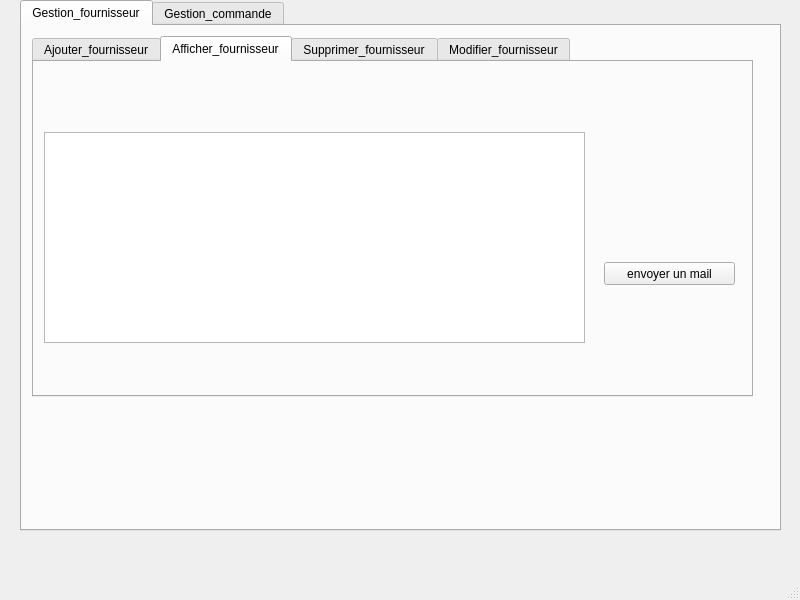
<?xml version="1.0" encoding="UTF-8"?>
<ui version="4.0">
 <class>MainWindow</class>
 <widget class="QMainWindow" name="MainWindow">
  <property name="geometry">
   <rect>
    <x>0</x>
    <y>0</y>
    <width>800</width>
    <height>600</height>
   </rect>
  </property>
  <property name="windowTitle">
   <string>MainWindow</string>
  </property>
  <widget class="QWidget" name="centralwidget">
   <widget class="QTabWidget" name="tabWidget_3">
    <property name="geometry">
     <rect>
      <x>20</x>
      <y>0</y>
      <width>761</width>
      <height>531</height>
     </rect>
    </property>
    <property name="currentIndex">
     <number>0</number>
    </property>
    <widget class="QWidget" name="tab_8">
     <attribute name="title">
      <string>Gestion_fournisseur</string>
     </attribute>
     <widget class="QTabWidget" name="tabWidget">
      <property name="geometry">
       <rect>
        <x>10</x>
        <y>10</y>
        <width>721</width>
        <height>361</height>
       </rect>
      </property>
      <property name="styleSheet">
       <string notr="true">QGroupBox {
padding: 5px;
border-radius: 5px;
font-weight: bold;
border: 3px solid gray;
border-radius: 40px;
background: #d7d4ff;
}</string>
      </property>
      <property name="currentIndex">
       <number>1</number>
      </property>
      <widget class="QWidget" name="tab">
       <attribute name="title">
        <string>Ajouter_fournisseur</string>
       </attribute>
       <widget class="QGroupBox" name="groupBox">
        <property name="geometry">
         <rect>
          <x>10</x>
          <y>40</y>
          <width>671</width>
          <height>241</height>
         </rect>
        </property>
        <property name="styleSheet">
         <string notr="true">QGroupBox {
padding: 5px;
border-radius: 5px;
font-weight: bold;
border: 3px solid gray;
border-radius: 40px;
background: #d7d4ff;
}</string>
        </property>
        <property name="title">
         <string>Ajout</string>
        </property>
        <widget class="QLabel" name="label">
         <property name="geometry">
          <rect>
           <x>10</x>
           <y>40</y>
           <width>47</width>
           <height>13</height>
          </rect>
         </property>
         <property name="text">
          <string>code</string>
         </property>
        </widget>
        <widget class="QLabel" name="label_2">
         <property name="geometry">
          <rect>
           <x>10</x>
           <y>80</y>
           <width>47</width>
           <height>13</height>
          </rect>
         </property>
         <property name="text">
          <string>nom</string>
         </property>
        </widget>
        <widget class="QLabel" name="label_3">
         <property name="geometry">
          <rect>
           <x>10</x>
           <y>120</y>
           <width>47</width>
           <height>13</height>
          </rect>
         </property>
         <property name="text">
          <string>adresse</string>
         </property>
        </widget>
        <widget class="QLineEdit" name="le_code">
         <property name="geometry">
          <rect>
           <x>60</x>
           <y>40</y>
           <width>113</width>
           <height>20</height>
          </rect>
         </property>
        </widget>
        <widget class="QLineEdit" name="le_nom">
         <property name="geometry">
          <rect>
           <x>60</x>
           <y>80</y>
           <width>113</width>
           <height>20</height>
          </rect>
         </property>
        </widget>
        <widget class="QLineEdit" name="adresse">
         <property name="geometry">
          <rect>
           <x>60</x>
           <y>120</y>
           <width>113</width>
           <height>20</height>
          </rect>
         </property>
        </widget>
        <widget class="QPushButton" name="bouton_ajouter">
         <property name="geometry">
          <rect>
           <x>530</x>
           <y>110</y>
           <width>75</width>
           <height>23</height>
          </rect>
         </property>
         <property name="text">
          <string>Ajouter</string>
         </property>
        </widget>
        <widget class="QLabel" name="label_9">
         <property name="geometry">
          <rect>
           <x>210</x>
           <y>40</y>
           <width>47</width>
           <height>13</height>
          </rect>
         </property>
         <property name="text">
          <string>service</string>
         </property>
        </widget>
        <widget class="QLabel" name="label_10">
         <property name="geometry">
          <rect>
           <x>180</x>
           <y>80</y>
           <width>81</width>
           <height>20</height>
          </rect>
         </property>
         <property name="text">
          <string>debut_contrat</string>
         </property>
        </widget>
        <widget class="QLabel" name="label_11">
         <property name="geometry">
          <rect>
           <x>190</x>
           <y>120</y>
           <width>61</width>
           <height>20</height>
          </rect>
         </property>
         <property name="text">
          <string>fin_contrat</string>
         </property>
        </widget>
        <widget class="QLabel" name="label_12">
         <property name="geometry">
          <rect>
           <x>10</x>
           <y>170</y>
           <width>47</width>
           <height>13</height>
          </rect>
         </property>
         <property name="text">
          <string>num_tel</string>
         </property>
        </widget>
        <widget class="QLineEdit" name="le_service">
         <property name="geometry">
          <rect>
           <x>270</x>
           <y>40</y>
           <width>113</width>
           <height>20</height>
          </rect>
         </property>
        </widget>
        <widget class="QLineEdit" name="dbc">
         <property name="geometry">
          <rect>
           <x>270</x>
           <y>80</y>
           <width>113</width>
           <height>20</height>
          </rect>
         </property>
        </widget>
        <widget class="QLineEdit" name="fnc">
         <property name="geometry">
          <rect>
           <x>270</x>
           <y>120</y>
           <width>113</width>
           <height>20</height>
          </rect>
         </property>
        </widget>
        <widget class="QLineEdit" name="le_num">
         <property name="geometry">
          <rect>
           <x>60</x>
           <y>170</y>
           <width>113</width>
           <height>20</height>
          </rect>
         </property>
        </widget>
        <widget class="QLabel" name="label_21">
         <property name="geometry">
          <rect>
           <x>190</x>
           <y>170</y>
           <width>61</width>
           <height>20</height>
          </rect>
         </property>
         <property name="text">
          <string>courriel</string>
         </property>
        </widget>
        <widget class="QLineEdit" name="le_courriel">
         <property name="geometry">
          <rect>
           <x>270</x>
           <y>170</y>
           <width>113</width>
           <height>20</height>
          </rect>
         </property>
        </widget>
       </widget>
      </widget>
      <widget class="QWidget" name="tab_2">
       <attribute name="title">
        <string>Afficher_fournisseur</string>
       </attribute>
       <widget class="QTableView" name="tab_fournisseur">
        <property name="geometry">
         <rect>
          <x>10</x>
          <y>70</y>
          <width>541</width>
          <height>211</height>
         </rect>
        </property>
       </widget>
       <widget class="QPushButton" name="pb_envoyer">
        <property name="geometry">
         <rect>
          <x>570</x>
          <y>200</y>
          <width>131</width>
          <height>23</height>
         </rect>
        </property>
        <property name="text">
         <string>envoyer un mail</string>
        </property>
       </widget>
      </widget>
      <widget class="QWidget" name="tab_3">
       <attribute name="title">
        <string>Supprimer_fournisseur</string>
       </attribute>
       <widget class="QGroupBox" name="groupBox_3">
        <property name="geometry">
         <rect>
          <x>30</x>
          <y>40</y>
          <width>541</width>
          <height>231</height>
         </rect>
        </property>
        <property name="styleSheet">
         <string notr="true">QGroupBox {
padding: 5px;
border-radius: 5px;
font-weight: bold;
border: 3px solid gray;
border-radius: 40px;
background: #d7d4ff;
}
</string>
        </property>
        <property name="title">
         <string>Suppression</string>
        </property>
        <widget class="QLabel" name="label_4">
         <property name="geometry">
          <rect>
           <x>40</x>
           <y>60</y>
           <width>71</width>
           <height>20</height>
          </rect>
         </property>
         <property name="text">
          <string>code</string>
         </property>
        </widget>
        <widget class="QLineEdit" name="le_codesupp">
         <property name="geometry">
          <rect>
           <x>80</x>
           <y>60</y>
           <width>113</width>
           <height>20</height>
          </rect>
         </property>
        </widget>
        <widget class="QPushButton" name="bouton_supprimer">
         <property name="geometry">
          <rect>
           <x>300</x>
           <y>160</y>
           <width>75</width>
           <height>23</height>
          </rect>
         </property>
         <property name="text">
          <string>supprimer</string>
         </property>
        </widget>
       </widget>
      </widget>
      <widget class="QWidget" name="tab_7">
       <attribute name="title">
        <string>Modifier_fournisseur</string>
       </attribute>
       <widget class="QGroupBox" name="groupBox_6">
        <property name="geometry">
         <rect>
          <x>10</x>
          <y>40</y>
          <width>671</width>
          <height>251</height>
         </rect>
        </property>
        <property name="styleSheet">
         <string notr="true">QGroupBox {
padding: 5px;
border-radius: 5px;
font-weight: bold;
border: 3px solid gray;
border-radius: 40px;
background: #d7d4ff;
}</string>
        </property>
        <property name="title">
         <string>Modification:</string>
        </property>
        <widget class="QLabel" name="label_22">
         <property name="geometry">
          <rect>
           <x>10</x>
           <y>40</y>
           <width>47</width>
           <height>13</height>
          </rect>
         </property>
         <property name="text">
          <string>code</string>
         </property>
        </widget>
        <widget class="QLabel" name="label_23">
         <property name="geometry">
          <rect>
           <x>10</x>
           <y>80</y>
           <width>47</width>
           <height>13</height>
          </rect>
         </property>
         <property name="text">
          <string>nom</string>
         </property>
        </widget>
        <widget class="QLabel" name="label_24">
         <property name="geometry">
          <rect>
           <x>10</x>
           <y>120</y>
           <width>47</width>
           <height>13</height>
          </rect>
         </property>
         <property name="text">
          <string>adresse</string>
         </property>
        </widget>
        <widget class="QLineEdit" name="code_m">
         <property name="geometry">
          <rect>
           <x>60</x>
           <y>40</y>
           <width>113</width>
           <height>20</height>
          </rect>
         </property>
        </widget>
        <widget class="QLineEdit" name="nom_m">
         <property name="geometry">
          <rect>
           <x>60</x>
           <y>80</y>
           <width>113</width>
           <height>20</height>
          </rect>
         </property>
        </widget>
        <widget class="QLineEdit" name="adresse_m">
         <property name="geometry">
          <rect>
           <x>60</x>
           <y>120</y>
           <width>113</width>
           <height>20</height>
          </rect>
         </property>
        </widget>
        <widget class="QPushButton" name="pb_modifier">
         <property name="geometry">
          <rect>
           <x>530</x>
           <y>110</y>
           <width>75</width>
           <height>23</height>
          </rect>
         </property>
         <property name="text">
          <string>Modifier</string>
         </property>
        </widget>
        <widget class="QLabel" name="label_25">
         <property name="geometry">
          <rect>
           <x>210</x>
           <y>40</y>
           <width>47</width>
           <height>13</height>
          </rect>
         </property>
         <property name="text">
          <string>service</string>
         </property>
        </widget>
        <widget class="QLabel" name="label_26">
         <property name="geometry">
          <rect>
           <x>190</x>
           <y>80</y>
           <width>81</width>
           <height>20</height>
          </rect>
         </property>
         <property name="text">
          <string>debut_contrat</string>
         </property>
        </widget>
        <widget class="QLabel" name="label_27">
         <property name="geometry">
          <rect>
           <x>190</x>
           <y>120</y>
           <width>61</width>
           <height>20</height>
          </rect>
         </property>
         <property name="text">
          <string>fin_contrat</string>
         </property>
        </widget>
        <widget class="QLabel" name="label_28">
         <property name="geometry">
          <rect>
           <x>10</x>
           <y>170</y>
           <width>47</width>
           <height>13</height>
          </rect>
         </property>
         <property name="text">
          <string>num_tel</string>
         </property>
        </widget>
        <widget class="QLineEdit" name="service_m">
         <property name="geometry">
          <rect>
           <x>280</x>
           <y>40</y>
           <width>113</width>
           <height>20</height>
          </rect>
         </property>
        </widget>
        <widget class="QLineEdit" name="dbc_m">
         <property name="geometry">
          <rect>
           <x>280</x>
           <y>80</y>
           <width>113</width>
           <height>20</height>
          </rect>
         </property>
        </widget>
        <widget class="QLineEdit" name="fnc_m">
         <property name="geometry">
          <rect>
           <x>280</x>
           <y>120</y>
           <width>113</width>
           <height>20</height>
          </rect>
         </property>
        </widget>
        <widget class="QLineEdit" name="num_m">
         <property name="geometry">
          <rect>
           <x>60</x>
           <y>170</y>
           <width>113</width>
           <height>20</height>
          </rect>
         </property>
        </widget>
        <widget class="QLabel" name="label_29">
         <property name="geometry">
          <rect>
           <x>190</x>
           <y>170</y>
           <width>61</width>
           <height>20</height>
          </rect>
         </property>
         <property name="text">
          <string>courriel</string>
         </property>
        </widget>
        <widget class="QLineEdit" name="courriel_m">
         <property name="geometry">
          <rect>
           <x>280</x>
           <y>170</y>
           <width>113</width>
           <height>20</height>
          </rect>
         </property>
        </widget>
       </widget>
      </widget>
     </widget>
    </widget>
    <widget class="QWidget" name="tab_9">
     <attribute name="title">
      <string>Gestion_commande</string>
     </attribute>
     <widget class="QTabWidget" name="tabWidget_2">
      <property name="geometry">
       <rect>
        <x>20</x>
        <y>30</y>
        <width>691</width>
        <height>351</height>
       </rect>
      </property>
      <property name="styleSheet">
       <string notr="true"/>
      </property>
      <property name="currentIndex">
       <number>0</number>
      </property>
      <widget class="QWidget" name="tab_4">
       <attribute name="title">
        <string>Ajouter_commande</string>
       </attribute>
       <widget class="QGroupBox" name="groupBox_2">
        <property name="geometry">
         <rect>
          <x>30</x>
          <y>30</y>
          <width>581</width>
          <height>231</height>
         </rect>
        </property>
        <property name="styleSheet">
         <string notr="true">QGroupBox {
padding: 5px;
border-radius: 5px;
font-weight: bold;
border: 3px solid gray;
border-radius: 40px;
background: #d7d4ff;
}</string>
        </property>
        <property name="title">
         <string>Ajout:</string>
        </property>
        <widget class="QLabel" name="label_5">
         <property name="geometry">
          <rect>
           <x>20</x>
           <y>60</y>
           <width>47</width>
           <height>13</height>
          </rect>
         </property>
         <property name="text">
          <string>identifiant</string>
         </property>
        </widget>
        <widget class="QLineEdit" name="id">
         <property name="geometry">
          <rect>
           <x>100</x>
           <y>60</y>
           <width>113</width>
           <height>20</height>
          </rect>
         </property>
        </widget>
        <widget class="QLineEdit" name="produits">
         <property name="geometry">
          <rect>
           <x>100</x>
           <y>120</y>
           <width>113</width>
           <height>20</height>
          </rect>
         </property>
        </widget>
        <widget class="QLineEdit" name="date">
         <property name="geometry">
          <rect>
           <x>100</x>
           <y>170</y>
           <width>113</width>
           <height>20</height>
          </rect>
         </property>
        </widget>
        <widget class="QLabel" name="label_6">
         <property name="geometry">
          <rect>
           <x>30</x>
           <y>120</y>
           <width>47</width>
           <height>13</height>
          </rect>
         </property>
         <property name="text">
          <string>produits</string>
         </property>
        </widget>
        <widget class="QLabel" name="label_7">
         <property name="geometry">
          <rect>
           <x>10</x>
           <y>170</y>
           <width>81</width>
           <height>20</height>
          </rect>
         </property>
         <property name="text">
          <string>date_commande</string>
         </property>
        </widget>
        <widget class="QPushButton" name="pb_ajouter">
         <property name="geometry">
          <rect>
           <x>480</x>
           <y>120</y>
           <width>75</width>
           <height>23</height>
          </rect>
         </property>
         <property name="text">
          <string>Ajouter</string>
         </property>
        </widget>
        <widget class="QLabel" name="label_13">
         <property name="geometry">
          <rect>
           <x>230</x>
           <y>120</y>
           <width>71</width>
           <height>20</height>
          </rect>
         </property>
         <property name="text">
          <string>mode_paiment</string>
         </property>
        </widget>
        <widget class="QLabel" name="label_14">
         <property name="geometry">
          <rect>
           <x>240</x>
           <y>170</y>
           <width>51</width>
           <height>20</height>
          </rect>
         </property>
         <property name="text">
          <string>montant</string>
         </property>
        </widget>
        <widget class="QLineEdit" name="mode">
         <property name="geometry">
          <rect>
           <x>320</x>
           <y>120</y>
           <width>113</width>
           <height>20</height>
          </rect>
         </property>
        </widget>
        <widget class="QLineEdit" name="montant">
         <property name="geometry">
          <rect>
           <x>320</x>
           <y>170</y>
           <width>113</width>
           <height>20</height>
          </rect>
         </property>
        </widget>
        <widget class="QLabel" name="label_30">
         <property name="geometry">
          <rect>
           <x>230</x>
           <y>60</y>
           <width>91</width>
           <height>20</height>
          </rect>
         </property>
         <property name="text">
          <string>code_fournisseur</string>
         </property>
        </widget>
        <widget class="QComboBox" name="comboBoxchercher">
         <property name="geometry">
          <rect>
           <x>330</x>
           <y>60</y>
           <width>69</width>
           <height>22</height>
          </rect>
         </property>
        </widget>
       </widget>
      </widget>
      <widget class="QWidget" name="tab_5">
       <attribute name="title">
        <string>Afficher_commande</string>
       </attribute>
       <widget class="QTableView" name="tab_commande">
        <property name="geometry">
         <rect>
          <x>30</x>
          <y>70</y>
          <width>461</width>
          <height>241</height>
         </rect>
        </property>
       </widget>
       <widget class="QPushButton" name="pb_imprimer">
        <property name="geometry">
         <rect>
          <x>550</x>
          <y>240</y>
          <width>111</width>
          <height>23</height>
         </rect>
        </property>
        <property name="text">
         <string>Imprimer</string>
        </property>
       </widget>
       <widget class="QLabel" name="label_20">
        <property name="geometry">
         <rect>
          <x>30</x>
          <y>20</y>
          <width>231</width>
          <height>16</height>
         </rect>
        </property>
        <property name="text">
         <string>Chercher une commande :</string>
        </property>
       </widget>
       <widget class="QPushButton" name="pb_chercher">
        <property name="geometry">
         <rect>
          <x>530</x>
          <y>20</y>
          <width>111</width>
          <height>23</height>
         </rect>
        </property>
        <property name="text">
         <string>Rechercher</string>
        </property>
       </widget>
       <widget class="QComboBox" name="comboBox">
        <property name="geometry">
         <rect>
          <x>170</x>
          <y>20</y>
          <width>151</width>
          <height>22</height>
         </rect>
        </property>
       </widget>
       <widget class="QLineEdit" name="LErecherche">
        <property name="geometry">
         <rect>
          <x>350</x>
          <y>20</y>
          <width>141</width>
          <height>20</height>
         </rect>
        </property>
       </widget>
      </widget>
      <widget class="QWidget" name="tab_6">
       <attribute name="title">
        <string>Supprimer_commande</string>
       </attribute>
       <widget class="QGroupBox" name="groupBox_4">
        <property name="geometry">
         <rect>
          <x>39</x>
          <y>30</y>
          <width>461</width>
          <height>231</height>
         </rect>
        </property>
        <property name="styleSheet">
         <string notr="true">QGroupBox {
padding: 5px;
border-radius: 5px;
font-weight: bold;
border: 3px solid gray;
border-radius: 40px;
background: #d7d4ff;
}</string>
        </property>
        <property name="title">
         <string>Suppression:</string>
        </property>
        <widget class="QLabel" name="label_8">
         <property name="geometry">
          <rect>
           <x>30</x>
           <y>60</y>
           <width>71</width>
           <height>20</height>
          </rect>
         </property>
         <property name="text">
          <string>identifiant</string>
         </property>
        </widget>
        <widget class="QLineEdit" name="id_supp">
         <property name="geometry">
          <rect>
           <x>100</x>
           <y>60</y>
           <width>113</width>
           <height>20</height>
          </rect>
         </property>
        </widget>
        <widget class="QPushButton" name="pb_supprimer">
         <property name="geometry">
          <rect>
           <x>340</x>
           <y>180</y>
           <width>75</width>
           <height>23</height>
          </rect>
         </property>
         <property name="text">
          <string>supprimer</string>
         </property>
        </widget>
       </widget>
      </widget>
      <widget class="QWidget" name="tab_10">
       <attribute name="title">
        <string>Modifier_commande</string>
       </attribute>
       <widget class="QGroupBox" name="groupBox_5">
        <property name="geometry">
         <rect>
          <x>20</x>
          <y>20</y>
          <width>631</width>
          <height>241</height>
         </rect>
        </property>
        <property name="styleSheet">
         <string notr="true">QGroupBox {
padding: 5px;
border-radius: 5px;
font-weight: bold;
border: 3px solid gray;
border-radius: 40px;
background: #d7d4ff;
}</string>
        </property>
        <property name="title">
         <string>Modification</string>
        </property>
        <widget class="QLabel" name="label_15">
         <property name="geometry">
          <rect>
           <x>30</x>
           <y>50</y>
           <width>47</width>
           <height>13</height>
          </rect>
         </property>
         <property name="text">
          <string>identifiant</string>
         </property>
        </widget>
        <widget class="QLabel" name="label_16">
         <property name="geometry">
          <rect>
           <x>20</x>
           <y>130</y>
           <width>47</width>
           <height>13</height>
          </rect>
         </property>
         <property name="text">
          <string>produits</string>
         </property>
        </widget>
        <widget class="QLabel" name="label_17">
         <property name="geometry">
          <rect>
           <x>20</x>
           <y>190</y>
           <width>91</width>
           <height>16</height>
          </rect>
         </property>
         <property name="text">
          <string>date_commande</string>
         </property>
        </widget>
        <widget class="QLabel" name="label_18">
         <property name="geometry">
          <rect>
           <x>250</x>
           <y>130</y>
           <width>91</width>
           <height>16</height>
          </rect>
         </property>
         <property name="text">
          <string>mode_paiment</string>
         </property>
        </widget>
        <widget class="QLabel" name="label_19">
         <property name="geometry">
          <rect>
           <x>250</x>
           <y>190</y>
           <width>47</width>
           <height>13</height>
          </rect>
         </property>
         <property name="text">
          <string>montant</string>
         </property>
        </widget>
        <widget class="QLineEdit" name="id_m">
         <property name="geometry">
          <rect>
           <x>110</x>
           <y>50</y>
           <width>113</width>
           <height>20</height>
          </rect>
         </property>
        </widget>
        <widget class="QLineEdit" name="produits_m">
         <property name="geometry">
          <rect>
           <x>110</x>
           <y>130</y>
           <width>113</width>
           <height>20</height>
          </rect>
         </property>
        </widget>
        <widget class="QLineEdit" name="date_m">
         <property name="geometry">
          <rect>
           <x>110</x>
           <y>190</y>
           <width>113</width>
           <height>20</height>
          </rect>
         </property>
        </widget>
        <widget class="QLineEdit" name="mode_m">
         <property name="geometry">
          <rect>
           <x>340</x>
           <y>130</y>
           <width>121</width>
           <height>20</height>
          </rect>
         </property>
        </widget>
        <widget class="QLineEdit" name="montant_m">
         <property name="geometry">
          <rect>
           <x>340</x>
           <y>180</y>
           <width>121</width>
           <height>20</height>
          </rect>
         </property>
        </widget>
        <widget class="QPushButton" name="pb_modifier_2">
         <property name="geometry">
          <rect>
           <x>530</x>
           <y>200</y>
           <width>75</width>
           <height>23</height>
          </rect>
         </property>
         <property name="text">
          <string>Modifier</string>
         </property>
        </widget>
        <widget class="QLabel" name="label_31">
         <property name="geometry">
          <rect>
           <x>240</x>
           <y>50</y>
           <width>91</width>
           <height>20</height>
          </rect>
         </property>
         <property name="text">
          <string>code_fournisseur</string>
         </property>
        </widget>
        <widget class="QComboBox" name="comboBoxchercher_2">
         <property name="geometry">
          <rect>
           <x>340</x>
           <y>50</y>
           <width>111</width>
           <height>22</height>
          </rect>
         </property>
        </widget>
       </widget>
      </widget>
     </widget>
    </widget>
   </widget>
  </widget>
  <widget class="QMenuBar" name="menubar">
   <property name="geometry">
    <rect>
     <x>0</x>
     <y>0</y>
     <width>800</width>
     <height>21</height>
    </rect>
   </property>
  </widget>
  <widget class="QStatusBar" name="statusbar"/>
 </widget>
 <resources/>
 <connections/>
</ui>
